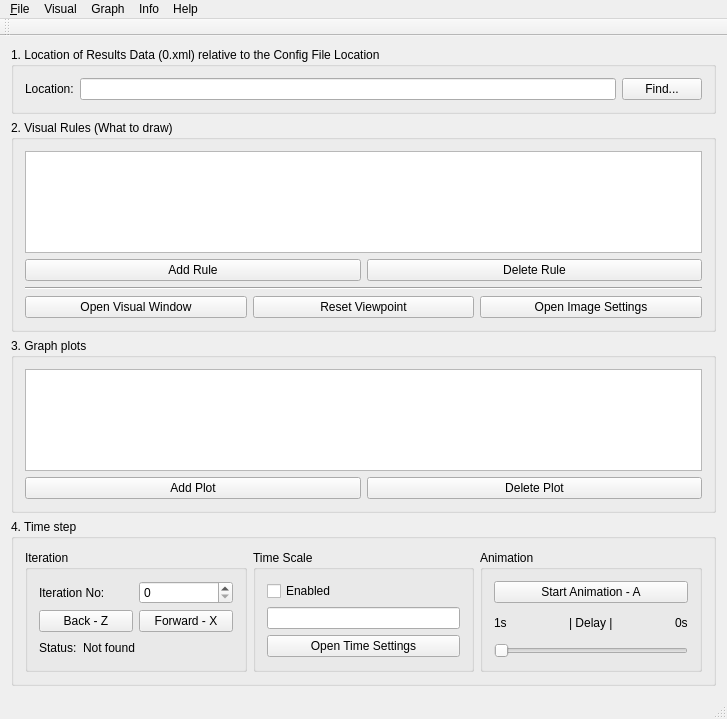
<?xml version="1.0" encoding="UTF-8"?>
<ui version="4.0">
 <class>MainWindow</class>
 <widget class="QMainWindow" name="MainWindow">
  <property name="geometry">
   <rect>
    <x>0</x>
    <y>0</y>
    <width>727</width>
    <height>719</height>
   </rect>
  </property>
  <property name="windowTitle">
   <string>FLAME Visualiser</string>
  </property>
  <widget class="QWidget" name="centralWidget">
   <layout class="QVBoxLayout" name="verticalLayout_4">
    <item>
     <widget class="QGroupBox" name="groupBox_2">
      <property name="title">
       <string>1. Location of Results Data (0.xml) relative to the Config File Location </string>
      </property>
      <layout class="QGridLayout" name="gridLayout">
       <item row="0" column="0">
        <widget class="QLabel" name="label_4">
         <property name="text">
          <string>Location:</string>
         </property>
        </widget>
       </item>
       <item row="0" column="1">
        <widget class="QLineEdit" name="lineEdit_ResultsLocation"/>
       </item>
       <item row="0" column="2">
        <widget class="QPushButton" name="pushButton_LocationFind">
         <property name="text">
          <string>Find...</string>
         </property>
        </widget>
       </item>
      </layout>
     </widget>
    </item>
    <item>
     <widget class="QGroupBox" name="groupBox">
      <property name="sizePolicy">
       <sizepolicy hsizetype="Preferred" vsizetype="Preferred">
        <horstretch>0</horstretch>
        <verstretch>0</verstretch>
       </sizepolicy>
      </property>
      <property name="title">
       <string>2. Visual Rules (What to draw)</string>
      </property>
      <layout class="QVBoxLayout" name="verticalLayout">
       <item>
        <widget class="QTableView" name="tableViewVisual"/>
       </item>
       <item>
        <layout class="QHBoxLayout" name="horizontalLayout_2">
         <item>
          <widget class="QPushButton" name="pushButton_AddAgentType">
           <property name="text">
            <string>Add Rule</string>
           </property>
          </widget>
         </item>
         <item>
          <widget class="QPushButton" name="pushButton_DeleteAgentType">
           <property name="enabled">
            <bool>true</bool>
           </property>
           <property name="text">
            <string>Delete Rule</string>
           </property>
          </widget>
         </item>
        </layout>
       </item>
       <item>
        <widget class="Line" name="line">
         <property name="orientation">
          <enum>Qt::Horizontal</enum>
         </property>
        </widget>
       </item>
       <item>
        <layout class="QHBoxLayout" name="horizontalLayout_3">
         <item>
          <widget class="QPushButton" name="pushButton_OpenCloseVisual">
           <property name="text">
            <string>Open Visual Window</string>
           </property>
          </widget>
         </item>
         <item>
          <widget class="QPushButton" name="pushButton_updateViewpoint">
           <property name="text">
            <string>Reset Viewpoint</string>
           </property>
          </widget>
         </item>
         <item>
          <widget class="QPushButton" name="pushButton_ImageSettings">
           <property name="text">
            <string>Open Image Settings</string>
           </property>
          </widget>
         </item>
        </layout>
       </item>
      </layout>
     </widget>
    </item>
    <item>
     <widget class="QGroupBox" name="groupBox_4">
      <property name="title">
       <string>3. Graph plots</string>
      </property>
      <layout class="QVBoxLayout" name="verticalLayout_3">
       <item>
        <widget class="QTableView" name="tableViewGraph"/>
       </item>
       <item>
        <layout class="QHBoxLayout" name="horizontalLayout_4">
         <item>
          <widget class="QPushButton" name="pushButton_AddPlot">
           <property name="text">
            <string>Add Plot</string>
           </property>
          </widget>
         </item>
         <item>
          <widget class="QPushButton" name="pushButton_DeletePlot">
           <property name="text">
            <string>Delete Plot</string>
           </property>
          </widget>
         </item>
        </layout>
       </item>
      </layout>
     </widget>
    </item>
    <item>
     <widget class="QGroupBox" name="groupBox_3">
      <property name="title">
       <string>4. Time step</string>
      </property>
      <layout class="QHBoxLayout" name="horizontalLayout_7">
       <item>
        <widget class="QGroupBox" name="groupBox_7">
         <property name="title">
          <string>Iteration</string>
         </property>
         <layout class="QVBoxLayout" name="verticalLayout_6">
          <item>
           <layout class="QHBoxLayout" name="horizontalLayout">
            <item>
             <widget class="QLabel" name="label">
              <property name="text">
               <string>Iteration No:</string>
              </property>
             </widget>
            </item>
            <item>
             <widget class="QSpinBox" name="spinBox">
              <property name="maximum">
               <number>999999999</number>
              </property>
             </widget>
            </item>
           </layout>
          </item>
          <item>
           <layout class="QHBoxLayout" name="horizontalLayout_5">
            <item>
             <widget class="QPushButton" name="pushButton_BackIteration">
              <property name="focusPolicy">
               <enum>Qt::ClickFocus</enum>
              </property>
              <property name="text">
               <string>Back - Z</string>
              </property>
              <property name="checkable">
               <bool>false</bool>
              </property>
              <property name="autoRepeat">
               <bool>true</bool>
              </property>
              <property name="flat">
               <bool>false</bool>
              </property>
             </widget>
            </item>
            <item>
             <widget class="QPushButton" name="pushButton_ForwardIteration">
              <property name="focusPolicy">
               <enum>Qt::ClickFocus</enum>
              </property>
              <property name="text">
               <string>Forward - X</string>
              </property>
              <property name="autoRepeat">
               <bool>true</bool>
              </property>
             </widget>
            </item>
           </layout>
          </item>
          <item>
           <layout class="QHBoxLayout" name="horizontalLayout_6">
            <item>
             <widget class="QLabel" name="label_2">
              <property name="text">
               <string>Status:</string>
              </property>
             </widget>
            </item>
            <item>
             <widget class="QLabel" name="label_5">
              <property name="text">
               <string>Not found</string>
              </property>
             </widget>
            </item>
            <item>
             <spacer name="horizontalSpacer_2">
              <property name="orientation">
               <enum>Qt::Horizontal</enum>
              </property>
              <property name="sizeHint" stdset="0">
               <size>
                <width>40</width>
                <height>20</height>
               </size>
              </property>
             </spacer>
            </item>
           </layout>
          </item>
         </layout>
        </widget>
       </item>
       <item>
        <widget class="QGroupBox" name="groupBox_6">
         <property name="title">
          <string>Time Scale</string>
         </property>
         <layout class="QVBoxLayout" name="verticalLayout_5">
          <item>
           <widget class="QCheckBox" name="checkBox_timeScale">
            <property name="text">
             <string>Enabled</string>
            </property>
           </widget>
          </item>
          <item>
           <widget class="QLineEdit" name="lineEdit_timeScale"/>
          </item>
          <item>
           <widget class="QPushButton" name="pushButton_timeScale">
            <property name="text">
             <string>Open Time Settings</string>
            </property>
           </widget>
          </item>
         </layout>
        </widget>
       </item>
       <item>
        <widget class="QGroupBox" name="groupBox_5">
         <property name="title">
          <string>Animation</string>
         </property>
         <layout class="QVBoxLayout" name="verticalLayout_2">
          <item>
           <widget class="QPushButton" name="pushButton_Animate">
            <property name="text">
             <string>Start Animation - A</string>
            </property>
           </widget>
          </item>
          <item>
           <layout class="QHBoxLayout" name="horizontalLayout_8">
            <item>
             <widget class="QLabel" name="label_3">
              <property name="text">
               <string>1s</string>
              </property>
             </widget>
            </item>
            <item>
             <spacer name="horizontalSpacer_3">
              <property name="orientation">
               <enum>Qt::Horizontal</enum>
              </property>
              <property name="sizeHint" stdset="0">
               <size>
                <width>40</width>
                <height>20</height>
               </size>
              </property>
             </spacer>
            </item>
            <item>
             <widget class="QLabel" name="label_7">
              <property name="text">
               <string>| Delay |</string>
              </property>
             </widget>
            </item>
            <item>
             <spacer name="horizontalSpacer">
              <property name="orientation">
               <enum>Qt::Horizontal</enum>
              </property>
              <property name="sizeHint" stdset="0">
               <size>
                <width>40</width>
                <height>20</height>
               </size>
              </property>
             </spacer>
            </item>
            <item>
             <widget class="QLabel" name="label_6">
              <property name="text">
               <string>0s</string>
              </property>
             </widget>
            </item>
           </layout>
          </item>
          <item>
           <widget class="QSlider" name="horizontalSlider_delay">
            <property name="orientation">
             <enum>Qt::Horizontal</enum>
            </property>
           </widget>
          </item>
         </layout>
        </widget>
       </item>
      </layout>
     </widget>
    </item>
   </layout>
  </widget>
  <widget class="QMenuBar" name="menuBar">
   <property name="geometry">
    <rect>
     <x>0</x>
     <y>0</y>
     <width>727</width>
     <height>22</height>
    </rect>
   </property>
   <widget class="QMenu" name="menuFile">
    <property name="title">
     <string>&amp;File</string>
    </property>
    <addaction name="actionNew"/>
    <addaction name="actionOpen"/>
    <addaction name="actionSave"/>
    <addaction name="actionSave_As"/>
    <addaction name="actionClose"/>
    <addaction name="separator"/>
    <addaction name="actionQuit"/>
   </widget>
   <widget class="QMenu" name="menuHelp">
    <property name="title">
     <string>Help</string>
    </property>
    <addaction name="actionAbout"/>
    <addaction name="actionHelp"/>
   </widget>
   <widget class="QMenu" name="menuVisual">
    <property name="title">
     <string>Visual</string>
    </property>
    <widget class="QMenu" name="menuView">
     <property name="title">
      <string>View...</string>
     </property>
     <addaction name="actionPerspective"/>
     <addaction name="actionOrthogonal"/>
    </widget>
    <addaction name="actionRestrict_Axes"/>
    <addaction name="menuView"/>
    <addaction name="actionBackground"/>
   </widget>
   <widget class="QMenu" name="menuGraph">
    <property name="title">
     <string>Graph</string>
    </property>
    <widget class="QMenu" name="menuStyle">
     <property name="title">
      <string>Style...</string>
     </property>
     <addaction name="actionLines"/>
     <addaction name="actionPoints"/>
     <addaction name="actionLinespoints"/>
     <addaction name="actionDots"/>
    </widget>
    <addaction name="menuStyle"/>
   </widget>
   <widget class="QMenu" name="menuInfo">
    <property name="title">
     <string>Info</string>
    </property>
    <addaction name="actionIteration_Info"/>
   </widget>
   <addaction name="menuFile"/>
   <addaction name="menuVisual"/>
   <addaction name="menuGraph"/>
   <addaction name="menuInfo"/>
   <addaction name="menuHelp"/>
  </widget>
  <widget class="QToolBar" name="mainToolBar">
   <attribute name="toolBarArea">
    <enum>TopToolBarArea</enum>
   </attribute>
   <attribute name="toolBarBreak">
    <bool>false</bool>
   </attribute>
  </widget>
  <widget class="QStatusBar" name="statusBar"/>
  <action name="actionOpen">
   <property name="text">
    <string>Open...</string>
   </property>
  </action>
  <action name="actionSave">
   <property name="enabled">
    <bool>true</bool>
   </property>
   <property name="text">
    <string>Save</string>
   </property>
  </action>
  <action name="actionSave_As">
   <property name="enabled">
    <bool>true</bool>
   </property>
   <property name="text">
    <string>Save As...</string>
   </property>
  </action>
  <action name="actionNew">
   <property name="text">
    <string>New...</string>
   </property>
  </action>
  <action name="actionClose">
   <property name="text">
    <string>Close</string>
   </property>
  </action>
  <action name="actionQuit">
   <property name="text">
    <string>Quit</string>
   </property>
  </action>
  <action name="actionAbout">
   <property name="text">
    <string>About</string>
   </property>
  </action>
  <action name="actionHelp">
   <property name="text">
    <string>FLAME Visualiser Help...</string>
   </property>
  </action>
  <action name="actionRestrict_Axes">
   <property name="text">
    <string>Restrict Axes...</string>
   </property>
  </action>
  <action name="actionIteration_Info">
   <property name="text">
    <string>Iteration Info...</string>
   </property>
  </action>
  <action name="actionReload_agent_data">
   <property name="text">
    <string>Reload agent data...</string>
   </property>
  </action>
  <action name="actionPerspective">
   <property name="checkable">
    <bool>true</bool>
   </property>
   <property name="checked">
    <bool>false</bool>
   </property>
   <property name="text">
    <string>Perspective</string>
   </property>
  </action>
  <action name="actionOrthogonal">
   <property name="checkable">
    <bool>true</bool>
   </property>
   <property name="text">
    <string>Orthogonal</string>
   </property>
  </action>
  <action name="actionLines">
   <property name="checkable">
    <bool>true</bool>
   </property>
   <property name="text">
    <string>lines</string>
   </property>
  </action>
  <action name="actionPoints">
   <property name="checkable">
    <bool>true</bool>
   </property>
   <property name="text">
    <string>points</string>
   </property>
  </action>
  <action name="actionLinespoints">
   <property name="checkable">
    <bool>true</bool>
   </property>
   <property name="text">
    <string>linespoints</string>
   </property>
  </action>
  <action name="actionDots">
   <property name="checkable">
    <bool>true</bool>
   </property>
   <property name="text">
    <string>dots</string>
   </property>
  </action>
  <action name="actionBackground">
   <property name="text">
    <string>Background...</string>
   </property>
  </action>
 </widget>
 <layoutdefault spacing="6" margin="11"/>
 <tabstops>
  <tabstop>lineEdit_ResultsLocation</tabstop>
  <tabstop>pushButton_LocationFind</tabstop>
  <tabstop>pushButton_BackIteration</tabstop>
  <tabstop>spinBox</tabstop>
  <tabstop>pushButton_ForwardIteration</tabstop>
 </tabstops>
 <resources/>
 <connections/>
</ui>
